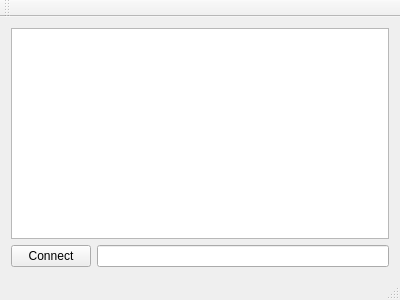
<?xml version="1.0" encoding="UTF-8"?>
<ui version="4.0">
 <class>MainWindow</class>
 <widget class="QMainWindow" name="MainWindow">
  <property name="geometry">
   <rect>
    <x>0</x>
    <y>0</y>
    <width>400</width>
    <height>300</height>
   </rect>
  </property>
  <property name="windowTitle">
   <string>MainWindow</string>
  </property>
  <widget class="QWidget" name="centralWidget">
   <layout class="QVBoxLayout" name="verticalLayout">
    <item>
     <widget class="QPlainTextEdit" name="history"/>
    </item>
    <item>
     <layout class="QHBoxLayout" name="horizontalLayout">
      <item>
       <widget class="QPushButton" name="connect">
        <property name="text">
         <string>Connect</string>
        </property>
       </widget>
      </item>
      <item>
       <widget class="QLineEdit" name="command"/>
      </item>
     </layout>
    </item>
   </layout>
  </widget>
  <widget class="QMenuBar" name="menuBar">
   <property name="geometry">
    <rect>
     <x>0</x>
     <y>0</y>
     <width>400</width>
     <height>23</height>
    </rect>
   </property>
  </widget>
  <widget class="QToolBar" name="mainToolBar">
   <attribute name="toolBarArea">
    <enum>TopToolBarArea</enum>
   </attribute>
   <attribute name="toolBarBreak">
    <bool>false</bool>
   </attribute>
  </widget>
  <widget class="QStatusBar" name="statusBar"/>
 </widget>
 <layoutdefault spacing="6" margin="11"/>
 <resources/>
 <connections/>
</ui>
